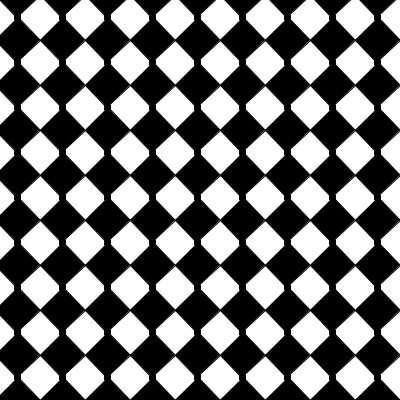
Frame 1 (no input)
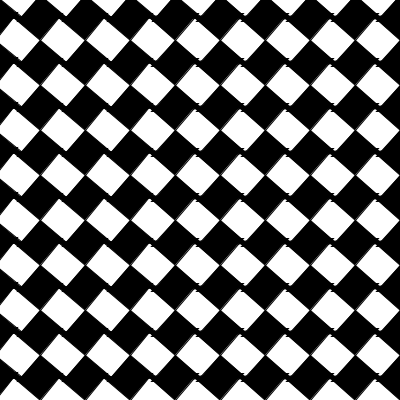
Frame 60 (the mouse pressed at the canvas centre just before this capture)
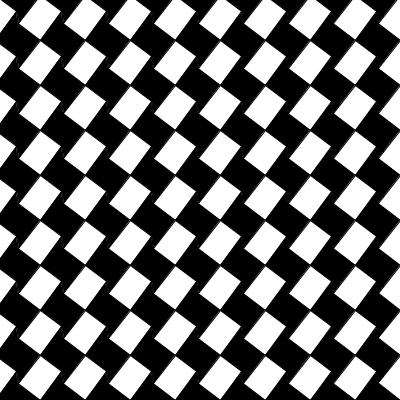
Frame 120 (the mouse held since frame 60 and released just before this capture)

The Processing sketch that drew these frames (run headless with seeded random() and noise(); from frame 60 on, the mouse is pressed at the canvas centre):

// Processing sketch: processing_162904
// ── processing_162904.pde

float theta=0;

void setup() {
  size (400,400);
  background (255);
}

void draw() {
  background(255); //erases the last one
  
  //for loops to make the grid: makes a spot every 50 pixels,
  //including ones just off each edge, so things looked right
  for (int x = -50; x < 450; x = x+45) {
    for (int y = -50; y < 450; y = y+45) {
      fill(0);
      theta = theta+radians(0.01); //increments the rotation
     
      //pushMatrix pauses any active transformations going on.
      //Anything between push and pop will apply only to the things
      //between them. After pop, anythign active before push will
      //be applied again. This keeps transformations contained.
      pushMatrix();
      translate(x,y); //moves the "origin" to x,y. see tumblr post
      rotate(theta); //rotates the object by theta.
      beginShape(); //lets me define a complex shape with vertices
        vertex(-25, -25);
        vertex(0,0);
        vertex(25,-25);
        vertex(25,25);
        vertex(0,0);
        vertex(-25,25);
      endShape(CLOSE); //CLOSE connects the shape's last two points
      popMatrix();
    }
  }
}
